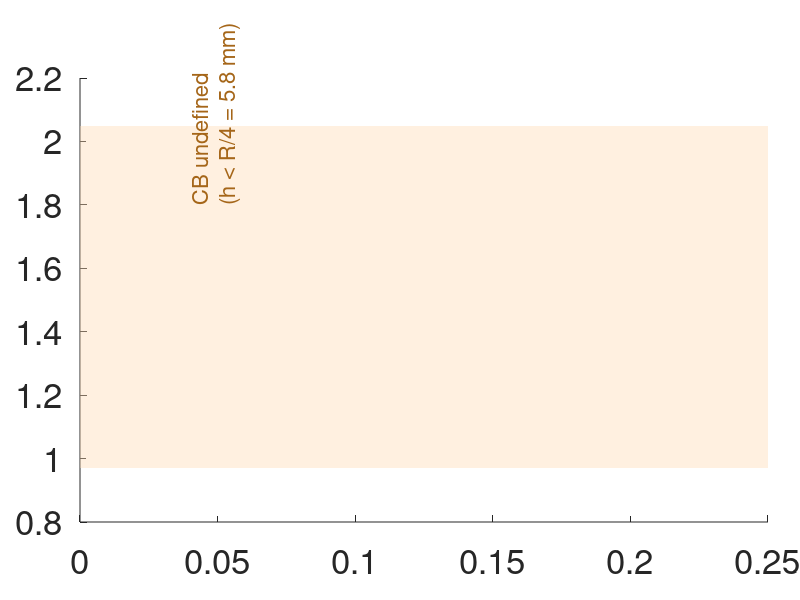

Reproduce this figure in MATLAB. (Note: this script raises an error after producing the figure.)
%% plot_A4_groundeffect.m
% A4 — Ground effect thrust multiplier vs normalised altitude (z/R)
%
% Compares simulator model (He 2019) against three published empirical models:
%   Cheeseman-Bennett (1955), Li (2015, rho=3.4), Kan (2019, Crazyflie)
%
% Data: A4_ground_effect.csv (embedded)
% Figure reference: fig3_5_a4_groundeffect.pdf

clear; clc; close all;
set(groot, 'DefaultAxesFontSize', 25);

%% ── Data (from A4_ground_effect.csv) ────────────────────────────────────────
z_over_R = [0.0  0.435 0.87  1.304 2.174 3.478 4.348 5.217 6.522 8.696 10.87  13.043 17.391 21.739 32.609 43.478 65.217 86.957 130.435];
k_sim    = [1.37    1.273   1.20142 1.14862 1.08091 1.0325  1.01769 1.00963 1.00387 1.00085 1.00018 1.00004 1.0     1.0     1.0     1.0     1.0     1.0     1.0    ];
k_cb     = [Inf     1.49393 1.0901  1.03814 1.0134  1.00519 1.00332 1.0023  1.00147 1.00083 1.00053 1.00037 1.00021 1.00013 1.00006 1.00003 1.00001 1.00001 1.0    ];
k_li     = [Inf     Inf     1.39088 1.14273 1.04708 1.01788 1.01137 1.00787 1.00502 1.00282 1.0018  1.00125 1.0007  1.00045 1.0002  1.00011 1.00005 1.00003 1.00001];
k_kan    = [Inf     1.59566 1.21455 1.12499 1.06232 1.03004 1.01971 1.01294 1.00626 0.99967 0.99575 0.99316 0.98993 0.98801 0.98546 0.98419 0.98292 0.98229 0.98165];

%% ── Colours ──────────────────────────────────────────────────────────────────
cSim = [0.00 0.33 0.71];   % blue   — simulator (He 2019)
cCB  = [1.00 0.55 0.00];   % orange — Cheeseman-Bennett 1955
cLi  = [0.10 0.55 0.10];   % green  — Li 2015
cKan = [0.85 0.10 0.10];   % red    — Kan 2019 (Crazyflie)

%% ── Figure ───────────────────────────────────────────────────────────────────
XLIM = [0 6];
YLIM = [0.97 2.05];
axP  = [0.10 0.13 0.86 0.74];   % [left bottom width height] in figure units

figure('Name','A4 — Ground effect','Position',[60 60 1200 680]);
ax = axes('Position', axP);
hold on;

% Per-model masks: each curve filtered independently, clipped to x ≤ 6
vsim = z_over_R >= 0.435 & z_over_R <= XLIM(2);   % sim starts at z=10mm (leg clearance)
vcb  = isfinite(k_cb)  & z_over_R <= XLIM(2);
vli  = isfinite(k_li)  & z_over_R <= XLIM(2);
vkan = isfinite(k_kan) & z_over_R <= XLIM(2);

% Shaded CB-undefined region (h < R/4 = 5.75 mm → z/R < 0.25, R = 23 mm)
patch(ax, [0 0.25 0.25 0], [YLIM(1) YLIM(1) YLIM(2) YLIM(2)], ...
      [1.00 0.85 0.70], 'EdgeColor','none', 'FaceAlpha',0.40, ...
      'DisplayName','CB undefined  (h < R/4 = 5.8 mm)');
text(ax, 0.04, 1.80, {'CB undefined'; '(h < R/4 = 5.8 mm)'}, ...
     'FontSize',16, 'Color',[0.65 0.40 0.10], 'Rotation',90, 'VerticalAlignment','top');

% k_ge = 1 reference
yline(ax, 1.0, ':', 'Color',[0.65 0.65 0.65], 'LineWidth',1.2, 'HandleVisibility','off');

% z = 5R vertical marker (Kan 2019 GE limit)
xline(ax, 5.0, '--', 'Color',[0.60 0.60 0.60], 'LineWidth',1.2, 'HandleVisibility','off');
text(ax, 5.06, 1.09, {'z = 5R'; '(GE limit'; 'Kan 2019)'}, ...
     'FontSize',16, 'Color',[0.50 0.50 0.50]);

% Four model curves
plot(ax, z_over_R(vcb),  k_cb(vcb),  '--', 'Color',cCB,  'LineWidth',2.0, ...
     'DisplayName','Cheeseman-Bennett 1955:  1/(1-(R/4h)^2)  [helicopter, has singularity]');
plot(ax, z_over_R(vli),  k_li(vli),  '-.', 'Color',cLi,  'LineWidth',2.0, ...
     'DisplayName','Li et al. 2015:  1/(1-3.4(R/4h)^2)  [quadrotor, \rho = 3.4]');
plot(ax, z_over_R(vkan), k_kan(vkan), ':',  'Color',cKan, 'LineWidth',2.5, ...
     'DisplayName','Kan et al. 2019:  1/(1.02-0.171\cdotR/z)  [Crazyflie validated \surd]');
plot(ax, z_over_R(vsim), k_sim(vsim), '-',  'Color',cSim, 'LineWidth',2.8, ...
     'DisplayName','Sim — He et al. 2019:  1 + Ca\cdotexp(-Cb\cdotz/R)  [THIS DRONE]');

% Blue circle markers at sim data points
plot(ax, z_over_R(vsim), k_sim(vsim), 'o', 'Color',cSim, ...
     'MarkerFaceColor',cSim, 'MarkerSize',8, 'HandleVisibility','off');

% Arrow annotation: "Sim starts at z/R = 0.43"
% Tail at ~(0.90, 1.39) in data; tip at first sim point (0.435, 1.273)
x_tail = 0.90;  k_tail = 1.39;
x_tip  = 0.435; k_tip  = 1.273;
xn_tail = axP(1) + axP(3)*(x_tail - XLIM(1)) / (XLIM(2) - XLIM(1));
yn_tail = axP(2) + axP(4)*(k_tail - YLIM(1)) / (YLIM(2) - YLIM(1));
xn_tip  = axP(1) + axP(3)*(x_tip  - XLIM(1)) / (XLIM(2) - XLIM(1));
yn_tip  = axP(2) + axP(4)*(k_tip  - YLIM(1)) / (YLIM(2) - YLIM(1));
annotation('arrow', [xn_tail xn_tip], [yn_tail yn_tip], ...
           'Color','k', 'LineWidth',1.2, 'HeadLength',8, 'HeadWidth',6);
text(ax, x_tail + 0.05, k_tail, {'Sim starts at z/R = 0.43'; '(z = 10 mm, leg clearance)'}, ...
     'FontSize',18, 'Color','k');

set(ax, 'XLim',XLIM, 'YLim',YLIM, 'Box','off', ...
        'YGrid','on', 'XGrid','off', 'GridAlpha',0.25, 'GridLineStyle','--');
xlabel(ax, 'Normalised height  z / R_{rotor}', 'FontSize',25, 'Interpreter','tex');
ylabel(ax, 'Thrust multiplier  k_{ge}',         'FontSize',25, 'Interpreter','tex');
legend(ax, 'FontSize',17, 'Location','northeast', 'Box','off', 'Interpreter','tex');
hold off;

%% ── Export ───────────────────────────────────────────────────────────────────
exportgraphics(gcf,'../Thesis/figures/fig3_5_a4_groundeffect.pdf', ...
    'ContentType','vector','Resolution',300);
fprintf('Saved fig3_5_a4_groundeffect.pdf\n');
